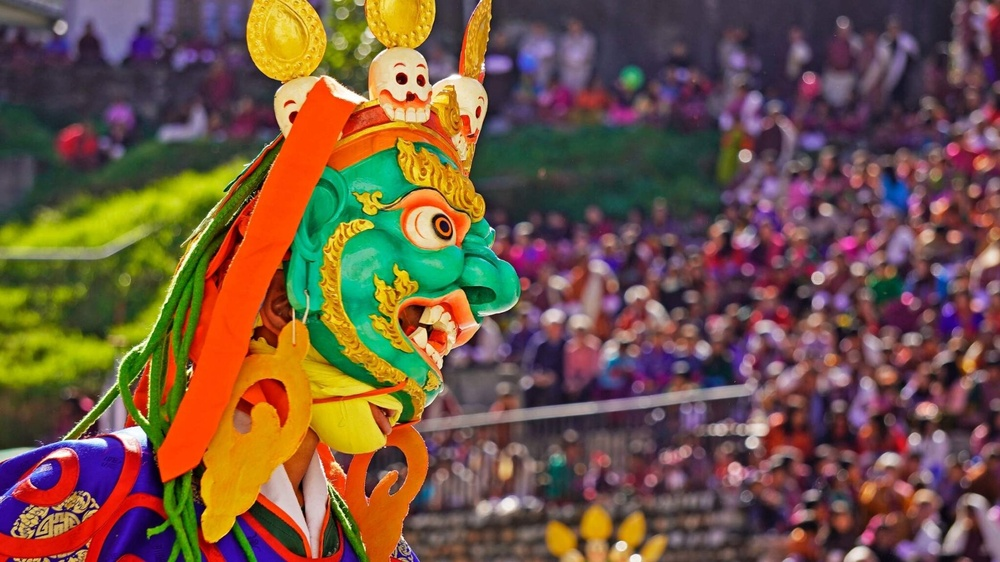
#> input picture Question 5/Torgya - Arunachal Festival.jpg, 1000 x 562 px, shrunk from 2048 x 1152 before the run, found by its file name; its folder holds 5 pictures in this run
$ python spatial_filtering.py
#> lines starting #> are read from the running program, lines starting #| are printed output that depends on the picture
import cv2
import numpy as np
import os

def run_task_5(filename):
    print(f"--- Processing: {filename} ---")
    if not os.path.exists(filename):
        print("File not found")
        return

    img=cv2.imread(filename)
#> img is the input picture: shape (562, 1000, 3); mean B, G, R 67.5, 85.5, 113.7

    # Box Filters
    print("Applying Box Filters...")
    for size in [5,20]:
        # Normalized
        box_norm=cv2.blur(img,(size,size))
        cv2.imwrite(f"box_{size}x{size}_normalized.jpg",box_norm)

        # Non-Normalized
        kernel_raw=np.ones((size,size),dtype=np.float32)
        box_non_norm=cv2.filter2D(img,-1,kernel_raw)
        cv2.imwrite(f"box_{size}x{size}_non_normalized.jpg",box_non_norm)
        print(f"Saved {size}x{size} filters")
#> this loop made 2 passes
#> pass 1, in run_task_5, `box_non_norm=cv2.filter2D(img,-1,kernel_raw)`:
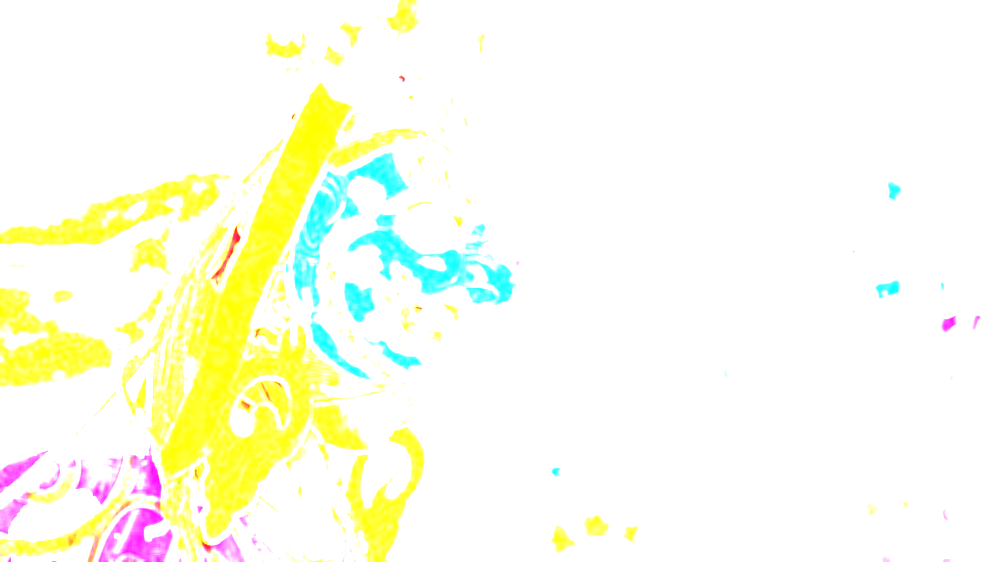
#> box_non_norm: shape (562, 1000, 3); mean B, G, R 234.6, 253.5, 251.5
#> pass 2, in run_task_5, `box_norm=cv2.blur(img,(size,size))`:
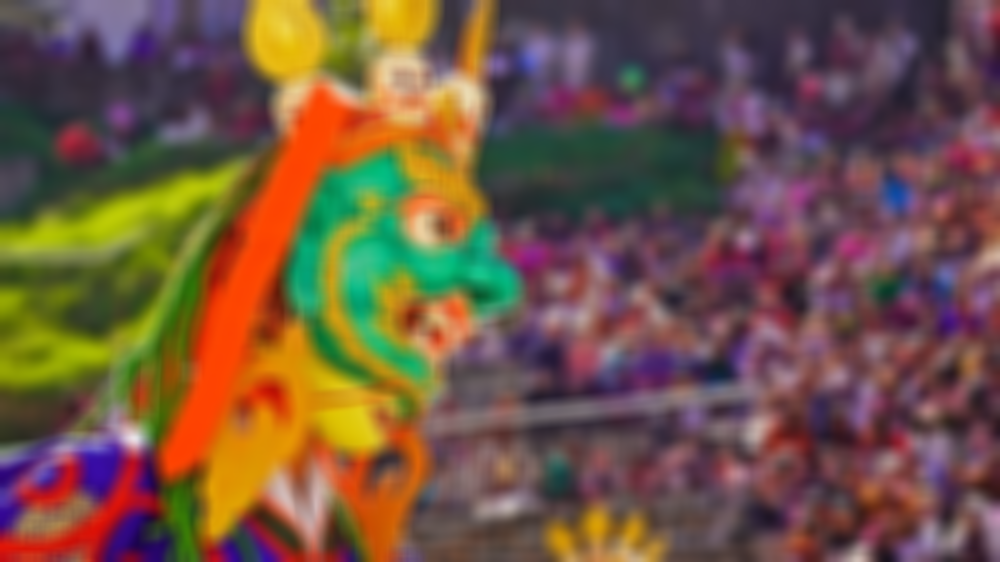
#> box_norm: shape (562, 1000, 3); mean B, G, R 67.5, 85.5, 113.7

    # Compute Sigma & Gaussian
    print("Computing Sigma & Gaussian...")
    box_k=20
    # Formula: sigma = 0.3*((k-1)*0.5 - 1) + 0.8
    computed_sigma=0.3*((box_k-1)*0.5-1)+0.8
    print(f"Computed Sigma: {computed_sigma:.2f}")

    # Compute filter size from sigma
    gauss_k=int(round(2*np.pi*computed_sigma))
    if gauss_k%2==0:
        gauss_k+=1
    print(f"Filter Size: {gauss_k}")

    # Create 1D Kernel
    center=gauss_k//2
    x_vals=np.arange(-center,center+1)
    gauss_1d=np.exp(-(x_vals**2)/(2*computed_sigma**2))

    # Normalized & Non-Normalized Kernels
    gauss_norm=gauss_1d/np.sum(gauss_1d)
    gauss_raw=gauss_1d

    # Apply Separable
    sep_norm=cv2.sepFilter2D(img,-1,gauss_norm,gauss_norm)
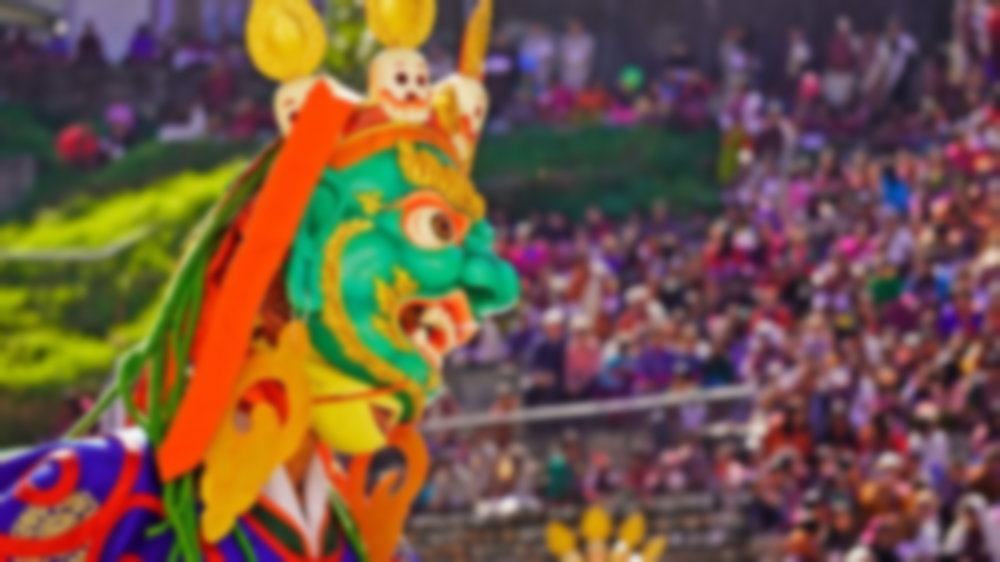
#> sep_norm: shape (562, 1000, 3); mean B, G, R 67.5, 85.5, 113.7
    cv2.imwrite(f"gaussian_sigma{computed_sigma:.1f}_norm.jpg",sep_norm)

    sep_raw=cv2.sepFilter2D(img,-1,gauss_raw,gauss_raw)
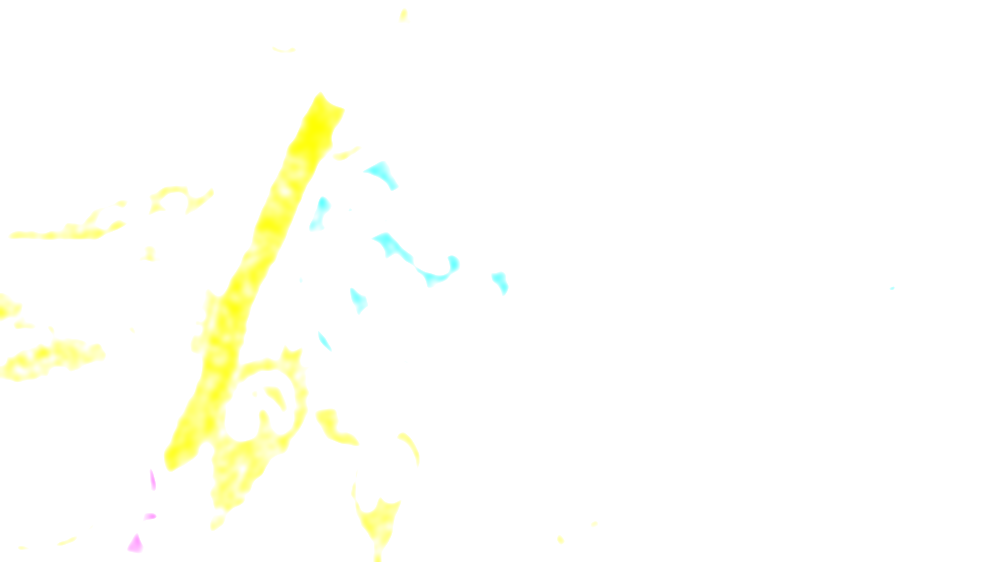
#> sep_raw: shape (562, 1000, 3); mean B, G, R 249.5, 255, 254.7
    cv2.imwrite(f"gaussian_sigma{computed_sigma:.1f}_non_norm.jpg",sep_raw)

    print("Done")

if __name__=="__main__":
    file_name=r"C:\Users\AMITH\D\COLLEGE FILES\MULTIMEDIA\1H2624CYS212-Multimedia-Processing\Question 5\Torgya - Arunachal Festival.jpg"
    run_task_5(file_name)
